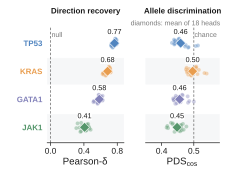

Recreate this plot in Python.
"""Fig. 2f — per-gene direction and allele discrimination shown separately.

The previous raw subtraction Pearson-delta minus PDS combined two metrics with
different meanings and different nulls. This revision uses aligned small
forests: each small point is one of 18 feature-model heads and the diamond is
the across-head mean. Gene here is also dataset/assay context.

Run: python fig2f_gene_gap.py

Static QA contract: Arial; svg.fonttype: "none"; pdf.fonttype: 42; outputs
.svg, .pdf, .png and .tiff at dpi=600. Final assembled figure target:
width_mm = 183.
"""
from __future__ import annotations

import os
import sys

import matplotlib.pyplot as plt
import numpy as np
from matplotlib.patches import Rectangle

sys.path.insert(0, os.path.dirname(os.path.dirname(os.path.abspath(__file__))))
import nm_style as S
import remote_data as D

HERE = os.path.dirname(os.path.abspath(__file__))
W_MM, H_MM = 58.0, 44.0
AX_BOTTOM, AX_HEIGHT = 7.8, 29.2
PEAR_AX = (12.0, AX_BOTTOM, 19.5, AX_HEIGHT)
PDS_AX = (37.0, AX_BOTTOM, 18.8, AX_HEIGHT)


def canvas():
    fig = plt.figure(figsize=(W_MM * S.MM, H_MM * S.MM))
    bg = fig.add_axes([0, 0, 1, 1])
    bg.set_axis_off()
    bg.set_xlim(0, 1)
    bg.set_ylim(0, 1)
    bg.add_patch(Rectangle((0, 0), 1, 1, facecolor="white",
                           edgecolor="none", zorder=-10))

    def add(rect):
        l, b, w, h = rect
        return fig.add_axes([l / W_MM, b / H_MM, w / W_MM, h / H_MM])

    return fig, add(PEAR_AX), add(PDS_AX)


def main() -> None:
    S.apply_rcparams()
    df = D.exttheta()
    df = df[df.method.map(D.is_inhouse)]
    per_head = (df.groupby(["gene", "method"])[["pearson_delta", "PDS_cos"]]
                  .mean().reset_index())

    genes = S.GENE_ORDER
    y_map = {gene: len(genes) - 1 - i for i, gene in enumerate(genes)}
    jitter = np.linspace(-0.16, 0.16, 18)

    fig, axp, axd = canvas()
    for axis in (axp, axd):
        axis.set_ylim(-0.55, 3.55)
        axis.set_yticks(range(4))
        axis.tick_params(axis="y", length=0)
        for y in (0, 2):
            axis.axhspan(y - 0.46, y + 0.46, color="#F6F7F8", zorder=0)
        S.despine(axis, keep=("bottom",))

    axp.axvline(0, color=S.GREY, lw=0.6, ls=(0, (3, 2)), zorder=1)
    axd.axvline(0.50, color=S.GREY, lw=0.6, ls=(0, (3, 2)), zorder=1)

    for gene in genes:
        sub = per_head[per_head.gene == gene]
        assert len(sub) == 18
        y = y_map[gene]
        color = S.GENE_COLORS[gene]

        axp.scatter(sub.pearson_delta, y + jitter, s=8.5, facecolor=color,
                    edgecolor="white", linewidth=0.25, alpha=0.38, zorder=3)
        axd.scatter(sub.PDS_cos, y + jitter, s=8.5, facecolor=color,
                    edgecolor="white", linewidth=0.25, alpha=0.38, zorder=3)

        mp = float(sub.pearson_delta.mean())
        md = float(sub.PDS_cos.mean())
        axp.scatter([mp], [y], s=26, marker="D", facecolor=color,
                    edgecolor="white", linewidth=0.4, zorder=5)
        axd.scatter([md], [y], s=26, marker="D", facecolor=color,
                    edgecolor="white", linewidth=0.4, zorder=5)
        axp.text(mp, y + 0.27, f"{mp:.2f}", ha="center", va="bottom",
                 fontsize=5.2, color=S.INK,
                 bbox=dict(facecolor="white", edgecolor="none", pad=0.25))
        axd.text(md, y + 0.27, f"{md:.2f}", ha="center", va="bottom",
                 fontsize=5.2, color=S.INK,
                 bbox=dict(facecolor="white", edgecolor="none", pad=0.25))

    axp.set_yticklabels(list(reversed(genes)), fontsize=5.7)
    for tick, gene in zip(axp.get_yticklabels(), reversed(genes)):
        tick.set_color(S.GENE_COLORS[gene])
        tick.set_fontweight("bold")
    axd.set_yticklabels([])

    axp.set_xlim(-0.04, 0.88)
    axp.set_xticks([0.0, 0.4, 0.8])
    axd.set_xlim(0.35, 0.58)
    axd.set_xticks([0.40, 0.50])
    axp.set_xlabel(r"Pearson-$\delta$", labelpad=1.4)
    axd.set_xlabel(r"PDS$_{cos}$", labelpad=1.4)
    axp.tick_params(axis="x", pad=1.3)
    axd.tick_params(axis="x", pad=1.3)

    fig.text((PEAR_AX[0] + PEAR_AX[2] / 2) / W_MM, 0.935,
             "Direction recovery", ha="center", va="center",
             fontsize=5.7, fontweight="bold")
    fig.text((PDS_AX[0] + PDS_AX[2] / 2) / W_MM, 0.935,
             "Allele discrimination", ha="center", va="center",
             fontsize=5.7, fontweight="bold")
    fig.text(0.965, 0.865, "diamonds: mean of 18 heads",
             ha="right", va="center", fontsize=5.0, color=S.GREY)
    axp.text(0.012, 3.40, "null", ha="left", va="top",
             fontsize=5.0, color=S.GREY)
    axd.text(0.502, 3.40, "chance", ha="left", va="top",
             fontsize=5.0, color=S.GREY)

    S.save(fig, os.path.join(HERE, "fig2f_gene_gap"), exact=True,
           formats=("pdf", "png", "svg", "tiff"))


if __name__ == "__main__":
    main()
